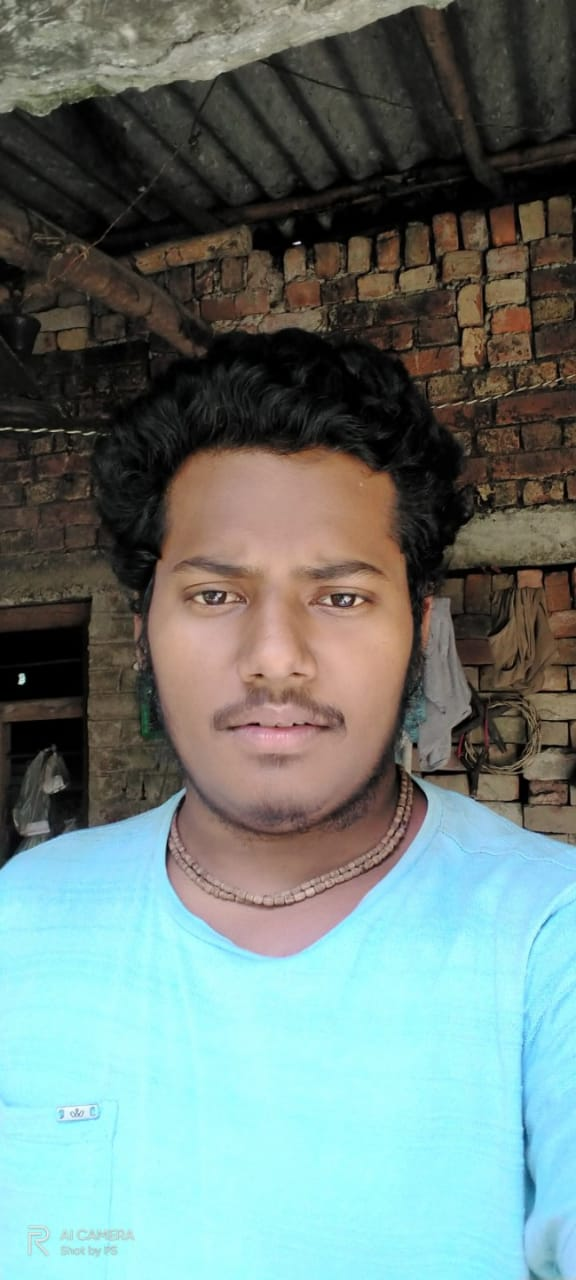
#> input picture partha.jpeg, 576 x 1280 px
$ python project16.py
#> lines starting #> are read from the running program, lines starting #| are printed output that depends on the picture
# Convert Image To Sketch
import numpy as np
import imageio
import scipy.ndimage
import cv2

img = "partha.jpeg"

def rgb2gray(rgb):
    return np.dot(rgb[...,:3],[0.2989,0.5870,0.1140])
    # It Is Two Dimensional Formula To Convert Image To Gray
def dodge(front,back):
    final_sketch=front*255/(255-back)
    final_sketch[final_sketch>255]=255
    final_sketch[back==255]=255
    return final_sketch.astype('uint8')

ss=imageio.imread(img)
#> ss is the input picture: shape (1280, 576, 3); mean R, G, B 107.7, 125.7, 121.6
gray=rgb2gray(ss)
#> in rgb2gray, `return np.dot(rgb[...,:3],[0.2989,0.5870,0.1140])`:
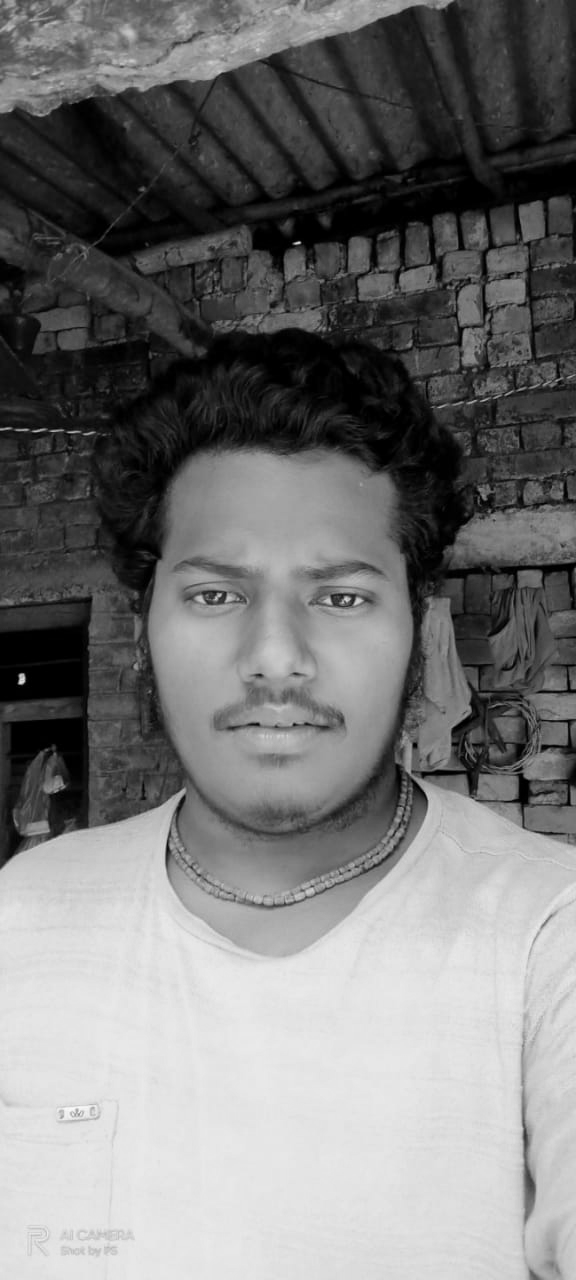
#> returned value: shape (1280, 576) float64; min 0, max 250.8, mean 119.8

i = 255-gray
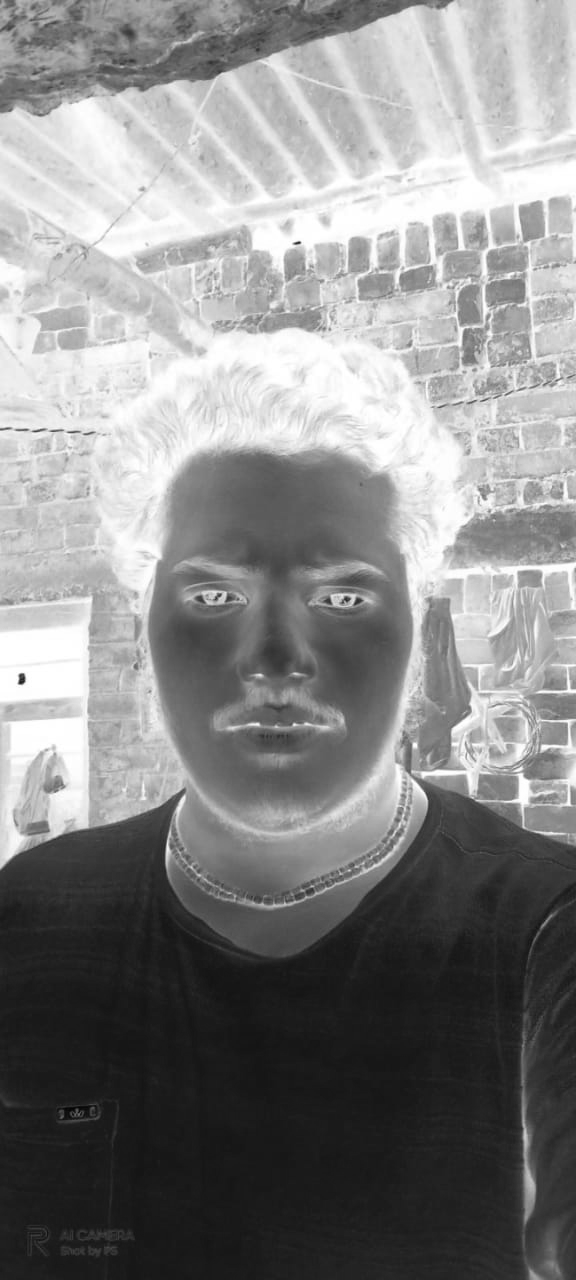
#> i: shape (1280, 576) float64; min 4.21, max 255, mean 135.2

blur=scipy.ndimage.filters.gaussian_filter(i,sigma=15)
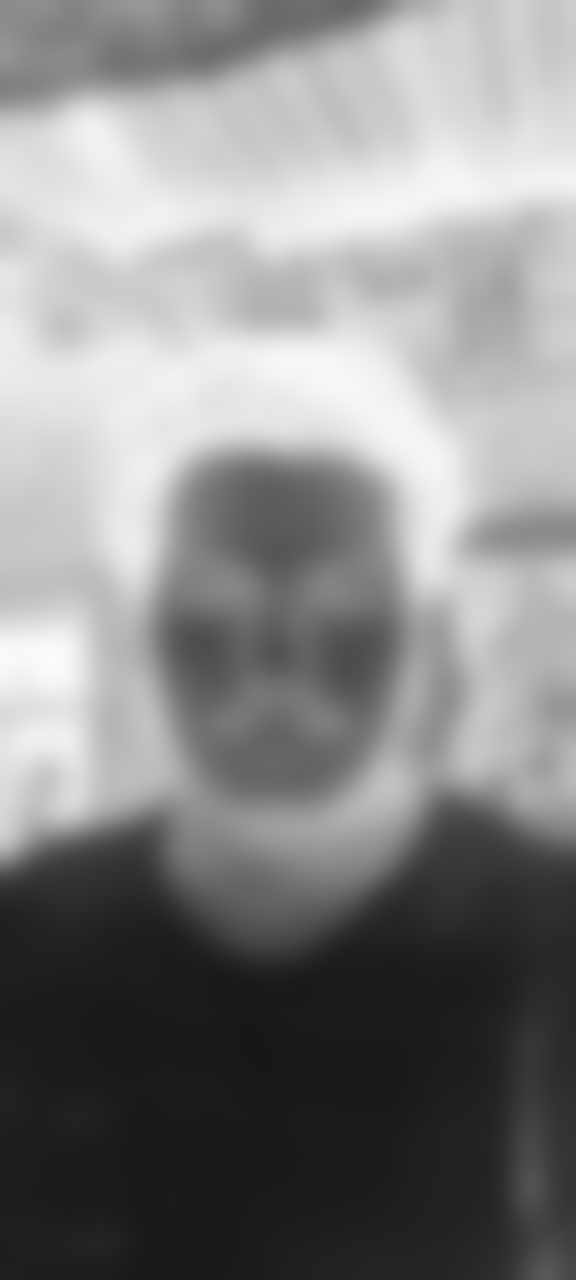
#> blur: shape (1280, 576) float64; min 23.61, max 251.3, mean 135.2

r=dodge(blur,gray)
#> in dodge, `final_sketch=front*255/(255-back)`:
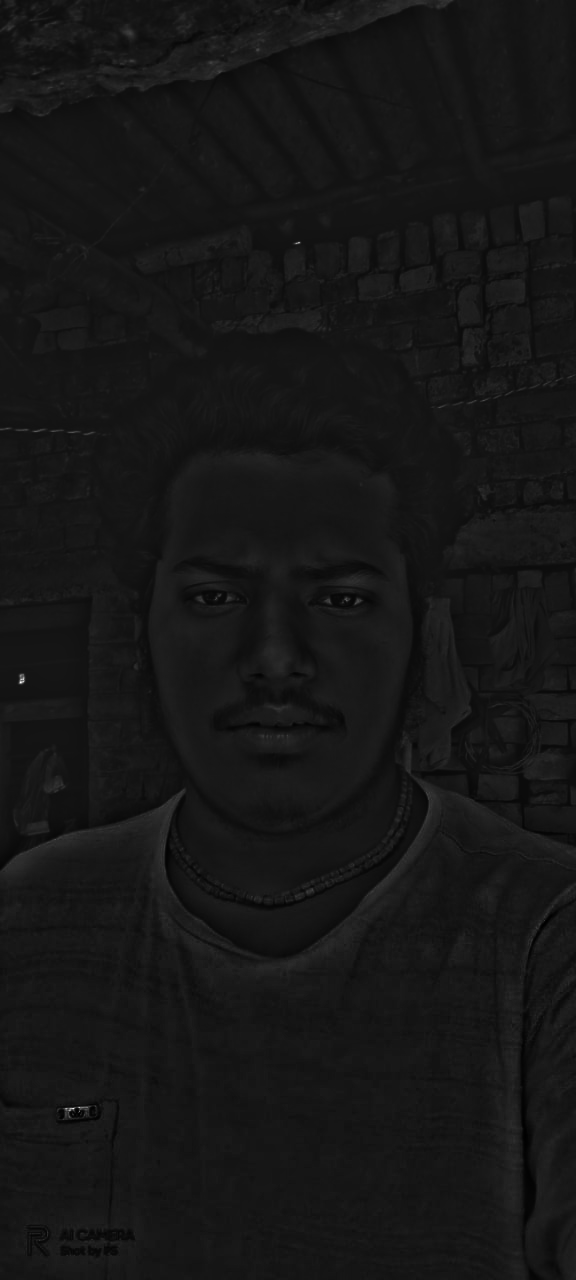
#> final_sketch: shape (1280, 576) float64; min 80.61, max 2092.1, mean 261.5; drawn with min black and max white
#> in dodge, `final_sketch[final_sketch>255]=255`:
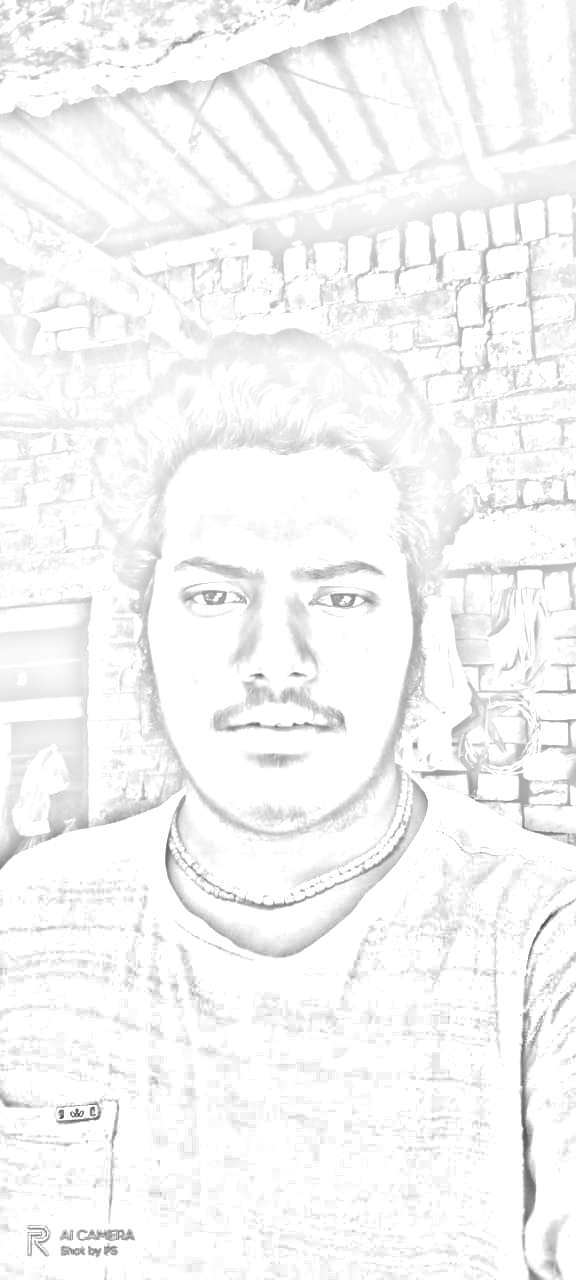
#> final_sketch: shape (1280, 576) float64; min 80.61, max 255, mean 246.2

cv2.imwrite('sketch.png',r)
